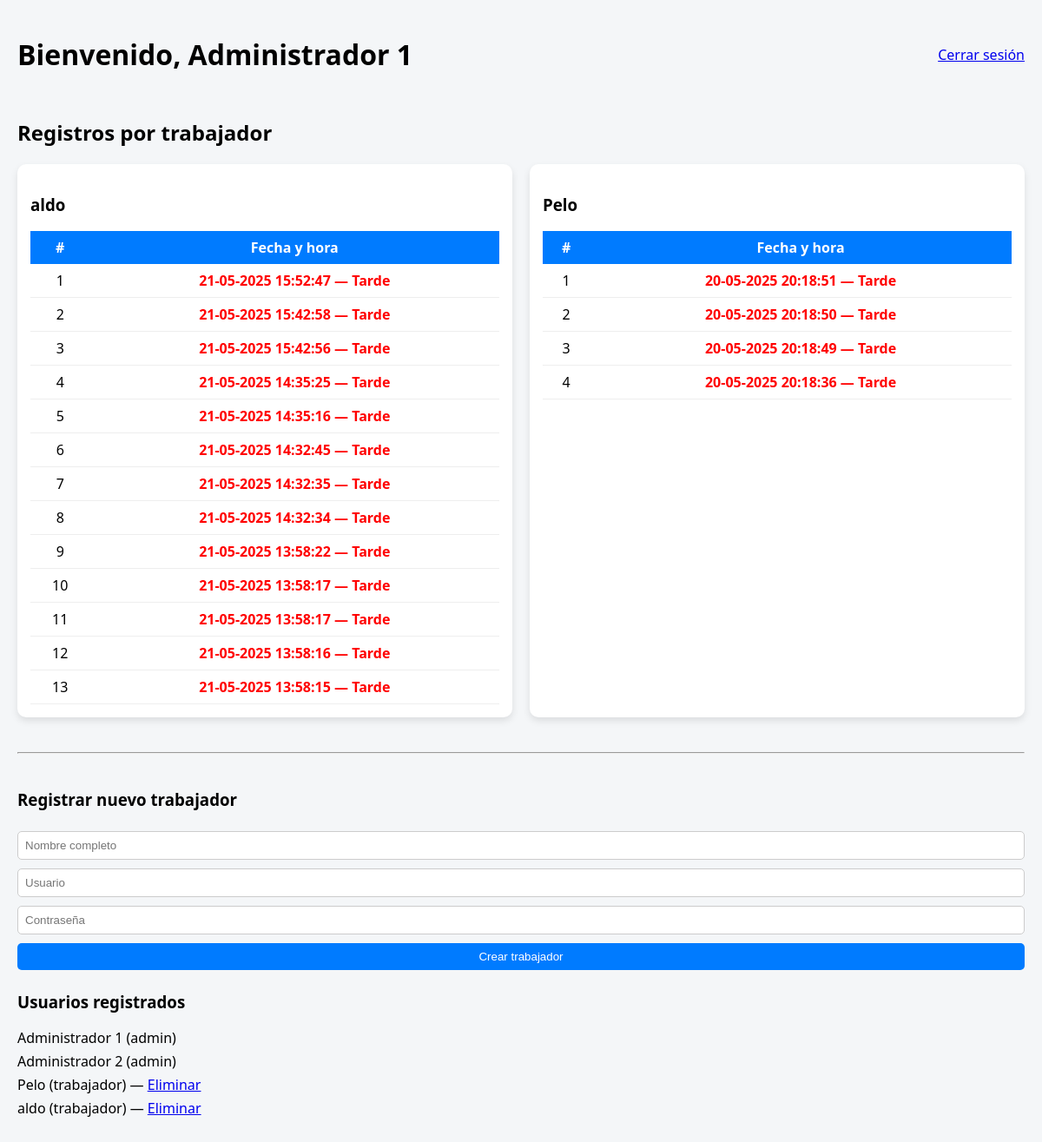
The app's page /admin (signed in) with its own data.
### app.py (models this page shows)
class Usuario(UserMixin, db.Model):
    id = db.Column(db.Integer, primary_key=True)
    nombre = db.Column(db.String(100), nullable=False)
    usuario = db.Column(db.String(100), unique=True, nullable=False)
    password = db.Column(db.String(200), nullable=False)
    rol = db.Column(db.String(10), nullable=False)  # 'admin' o 'trabajador'

class Registro(db.Model):
    id = db.Column(db.Integer, primary_key=True)
    nombre = db.Column(db.String(100), nullable=False)
    hora = db.Column(db.DateTime, default=datetime.now)

### app.py (the view)
@app.route('/admin')
@login_required
def admin():
    if current_user.rol != 'admin':
        return redirect('/')
    registros = Registro.query.order_by(Registro.hora.desc()).all()
    usuarios = Usuario.query.order_by(Usuario.nombre).all()
    registros_por_usuario = defaultdict(list)
    for r in registros:
        registros_por_usuario[r.nombre].append(r)
    return render_template(
        'admin.html',
        checkins=registros,
        usuarios=usuarios,
        registros_por_usuario=registros_por_usuario
    )

### app.py (called while the page is built)
@login_manager.user_loader
def load_user(user_id):
    return Usuario.query.get(int(user_id))

### templates/admin.html (shortened to what this page needs)
<!DOCTYPE html>
<html>
<head>
</head>
<body>
    <div class="header">
        <h1>Bienvenido, {{ current_user.nombre }}</h1>
        <a href="/logout">Cerrar sesión</a>
    </div>
    <h2>Registros por trabajador</h2>
    <div class="tablas-contenedor">
        {% for nombre, registros in registros_por_usuario.items() %}
        <div class="tabla-trabajador">
            <h3>{{ nombre }}</h3>
            <table>
                <thead>
                    <tr>
                        <th>#</th>
                        <th>Fecha y hora</th>
                    </tr>
                </thead>
                <tbody>
                    {% for r in registros %}
                    {% set hora_limite = r.hora.replace(hour=9, minute=0, second=0, microsecond=0) %}
                    {% set margen_limite = r.hora.replace(hour=9, minute=20, second=0, microsecond=0) %}
                    {% if r.hora < hora_limite %}
                        {% set clase = 'temprano' %}
                        {% set etiqueta = ' — Temprano' %}
                    {% elif r.hora <= margen_limite %}
                        {% set clase = 'margen' %}
                        {% set etiqueta = ' — Margen' %}
                    {% else %}
                        {% set clase = 'tarde' %}
                        {% set etiqueta = ' — Tarde' %}
                    {% endif %}
                    <tr>
                        <td>{{ loop.index }}</td>
                        <td class="{{ clase }}">
                            {{ r.hora.strftime('%d-%m-%Y %H:%M:%S') }}{{ etiqueta }}
                        </td>
                    </tr>
                    {% endfor %}
                </tbody>
            </table>
        </div>
        {% endfor %}
    </div>
    <hr>
    <h3>Registrar nuevo trabajador</h3>
    <form action="/crear_usuario" method="POST">
        <input type="text" name="nombre" placeholder="Nombre completo" required>
        <input type="text" name="usuario" placeholder="Usuario" required>
        <input type="password" name="password" placeholder="Contraseña" required>
        <button type="submit">Crear trabajador</button>
    </form>
    <h3>Usuarios registrados</h3>
    <div class="usuarios">
        <ul>
            {% for usuario in usuarios %}
                <li>
                    {{ usuario.nombre }} ({{ usuario.rol }})
                    {% if usuario.rol != 'admin' and usuario.id != current_user.id %}
                        — <a href="/eliminar_usuario/{{ usuario.id }}">Eliminar</a>
                    {% endif %}
                </li>
            {% endfor %}
        </ul>
    </div>
</body>
</html>

### templates/admin.html (style rules this page uses)
body { font-family: 'Segoe UI', Tahoma, Geneva, Verdana, sans-serif; background-color: #f4f6f8; margin: 0; padding: 20px; }
.header { display: flex; justify-content: space-between; align-items: center; margin-bottom: 30px; }
.tablas-contenedor { display: flex; flex-wrap: wrap; gap: 20px; }
.tabla-trabajador { background-color: white; border-radius: 10px; box-shadow: 0 4px 8px rgba(0,0,0,0.1); padding: 15px; min-width: 280px; flex: 1; }
table { width: 100%; border-collapse: collapse; margin-top: 10px; }
th { background-color: #007BFF; color: white; padding: 8px; }
td { padding: 8px; text-align: center; border-bottom: 1px solid #eee; }
form input, form button { padding: 8px; margin: 5px 0; border-radius: 5px; border: 1px solid #ccc; width: 100%; box-sizing: border-box; }
form button { background-color: #007BFF; color: white; border: none; cursor: pointer; transition: 0.3s; }
hr { margin: 40px 0; }
.usuarios ul { list-style: none; padding-left: 0; }
.usuarios li { margin-bottom: 5px; }
.tarde { color: red; font-weight: bold; }

### records on screen
Usuario: nombre "Administrador 1", rol "admin"
Registro: nombre "aldo", hora "21-05-2025 15:52:47", etiqueta "— Tarde"
Registro: hora "21-05-2025 15:42:58", etiqueta "— Tarde"
Registro: hora "21-05-2025 15:42:56", etiqueta "— Tarde"
Registro: hora "21-05-2025 14:35:25", etiqueta "— Tarde"
Registro: hora "21-05-2025 14:35:16", etiqueta "— Tarde"
Registro: hora "21-05-2025 14:32:45", etiqueta "— Tarde"
Registro: hora "21-05-2025 14:32:35", etiqueta "— Tarde"
Registro: hora "21-05-2025 14:32:34", etiqueta "— Tarde"
Registro: hora "21-05-2025 13:58:22", etiqueta "— Tarde"
Registro: hora "21-05-2025 13:58:17", etiqueta "— Tarde"
Registro: hora "21-05-2025 13:58:17", etiqueta "— Tarde"
Registro: hora "21-05-2025 13:58:16", etiqueta "— Tarde"
Registro: hora "21-05-2025 13:58:15", etiqueta "— Tarde"
Registro: nombre "Pelo", hora "20-05-2025 20:18:51", etiqueta "— Tarde"
Registro: hora "20-05-2025 20:18:50", etiqueta "— Tarde"
Registro: hora "20-05-2025 20:18:49", etiqueta "— Tarde"
Registro: hora "20-05-2025 20:18:36", etiqueta "— Tarde"
Usuario: nombre "Administrador 2", rol "admin"
Usuario: nombre "Pelo", rol "trabajador"
Usuario: nombre "aldo", rol "trabajador"
